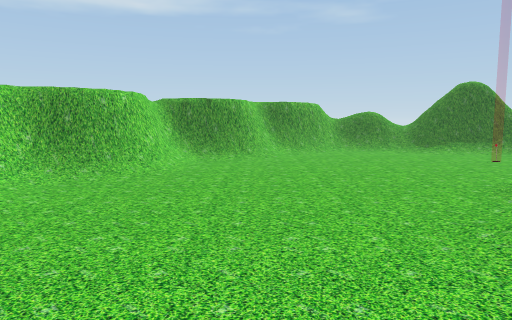
View 1 (above)

17 first-person views from a walk through a scene from a Unity 3-D project. The camera is 1.2 m above the floor, tilts 6° down and sees 70° across. The floor is counted in squares, 1 m on a side. Each view is taken from the middle of a square. On the plan, view 1 faces up. The plan holds only what a view shows up to about 15 squares ahead; the rest is blank. The place goes on beyond the plan. Some animated figures are not drawn. Some surface patterns are stand-ins.

View 2
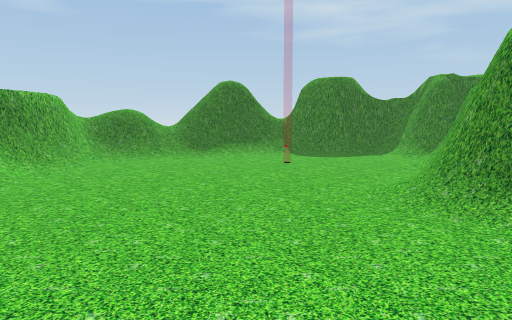

View 3
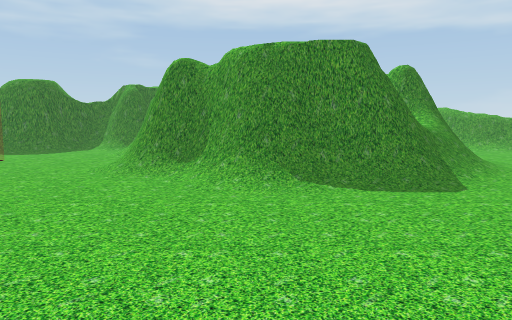

View 4
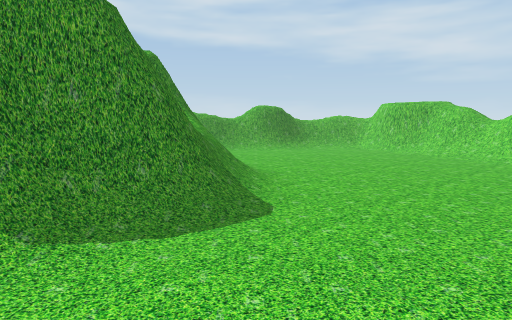

View 5
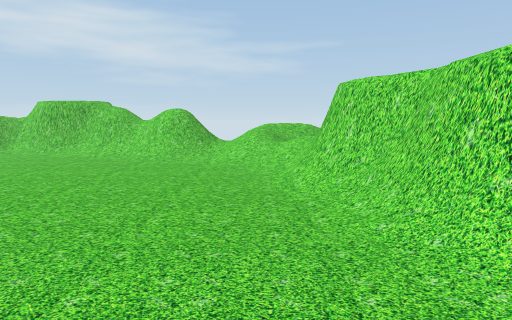

View 6
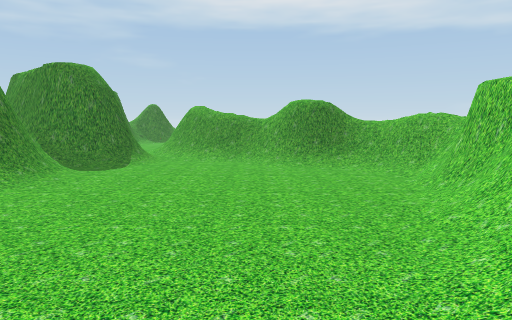

View 7
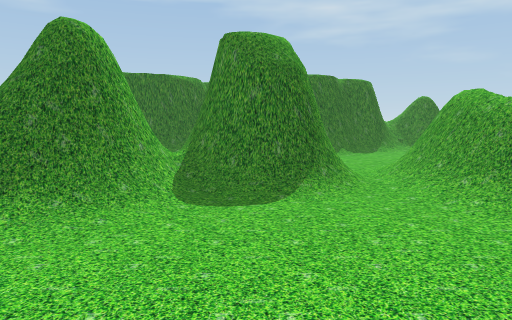

View 8
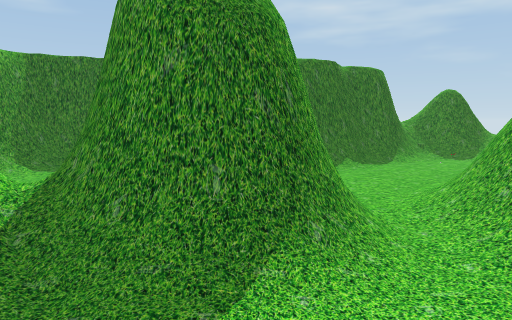

View 9
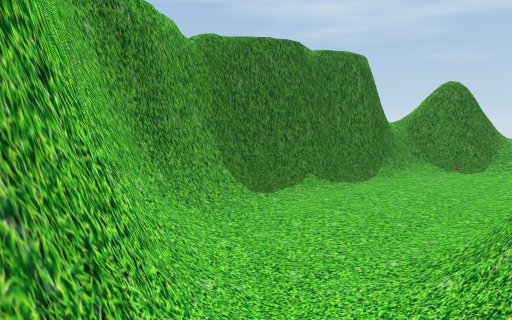

View 10
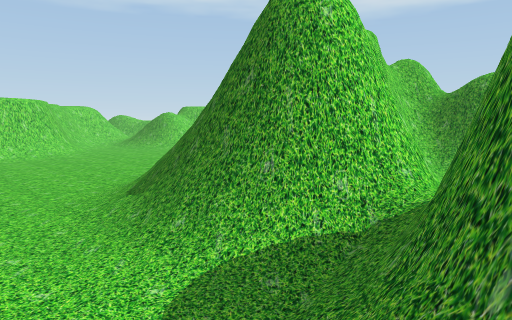

View 11
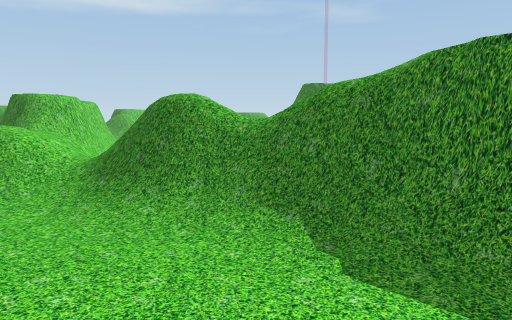

View 12
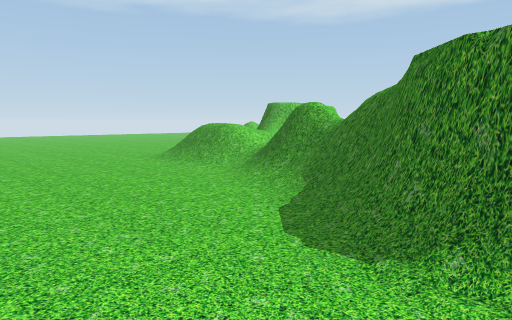

View 13
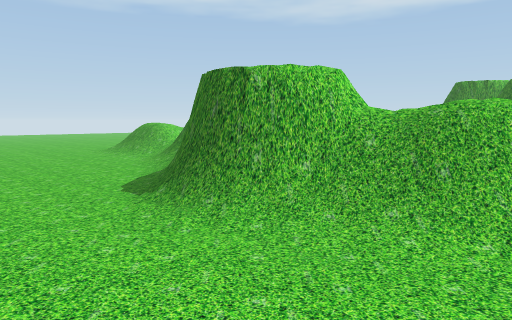

View 14
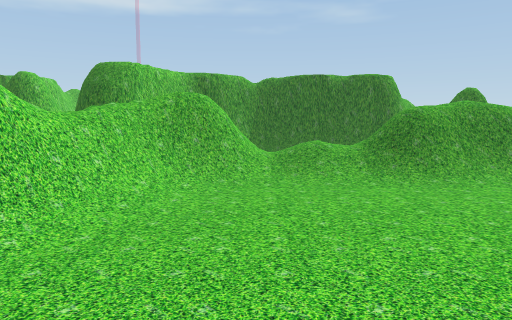

View 15
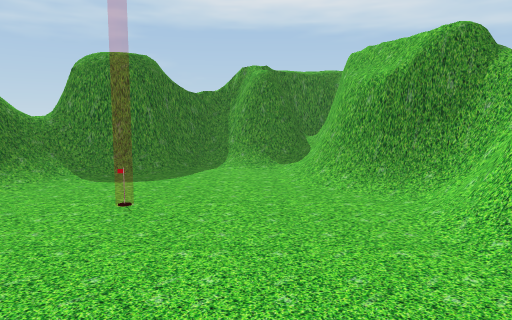

View 16
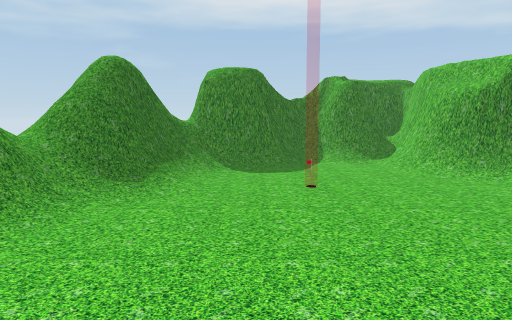

View 17
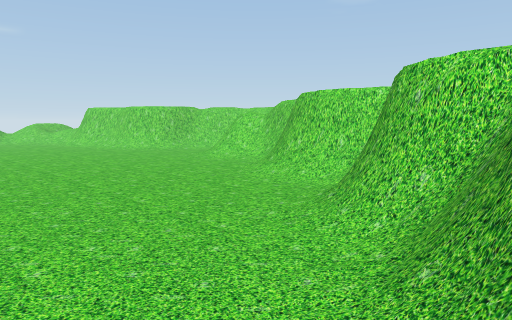

### Floor plan
Key: @ floor where view 1 was taken; # wall or solid block; x gap in a wall; . floor; / step, stairs or slope; = window, fence, low wall or low ledge; ^ raised ledge.
Columns run from 4 left of view 1 to 22 right of it. Each row starts with its distance up from view 1.
 17        ^//  =
 16       ^#==/##
 15     ###=///####
 14     #=/....=####
 13  ^###/........=#
 12  ###/..........##
 11  #/........=...###
 10  #/.............=##
  9 ^#..............###
  8 #/.........../=/####
  7 /.........../#######
  6 .........##=##### ##
  5 /......./######## #
  4 /....../###########
  3 .......=####= ...
  2 .......=#     ..=
  1 .......=#      =#
  0 ....@..=##  = =##########
 -1 #....../=#=##=#####///=##=#
 -2 #......./==##=###/.......##
 -3 #......../====###......../x
 -4 #/............##/////./
 -5 ^#............../## //#==#
 -6 ^#............./=##=//====
 -7 =/.............==#=/..///
 -8  //............===......
 -9  /////........=##/......
-10 ////==//...../###/.....
-11 ////=#===/../#=  .....
-12 ///.=#=#####===  .....
-13 .....//#####==
-14 ......./####==     .
-15 ......../##=..
-16 ..............
-17   ...........
-18           .   .

Positions as (right, up) in squares from view 1, and headings:
1: (0, 0), facing up
2: (-1, 4), facing up-right
3: (-4, 3), facing right
4: (-1, 3), facing down-right
5: (-2, 2), facing down
6: (-1, -8), facing right
7: (5, -8), facing up-right
8: (8, -6), facing up-right
9: (11, -5), facing up-right
10: (10, -5), facing up-left
11: (2, -17), facing up
12: (6, -18), facing up-left
13: (10, -18), facing up-left
14: (15, -14), facing up
15: (2, 9), facing right
16: (0, 12), facing right
17: (4, 15), facing down-left
